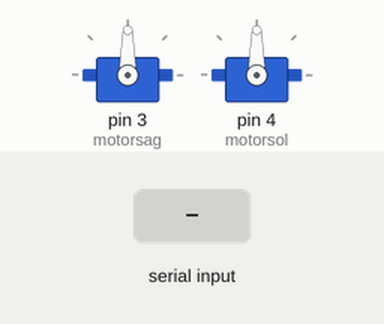
The sketch below on a simulated Arduino Uno, built with avr-gcc and run on an emulated ATmega328P. On the bench: 2 × servo. Inputs (shaded band) come from the test bench.

Above: at 1.2 s.
1.3 s: "1" received over Serial
At 2.2 s:
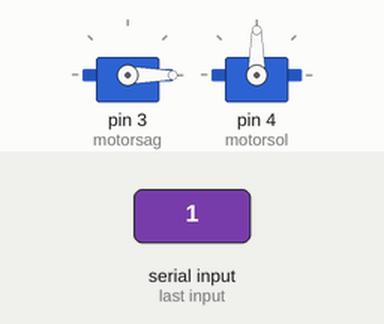
2.8 s: "3" received over Serial
At 3.4 s:
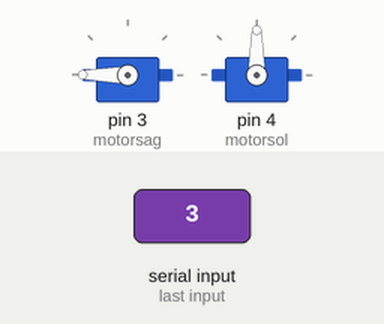
4.3 s: "5" received over Serial
At 5.5 s:
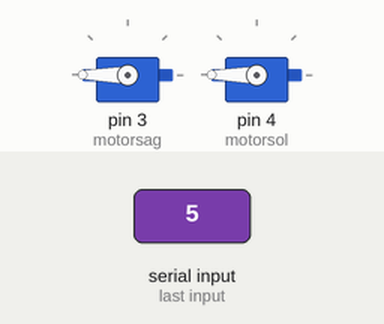
5.8 s: "2" received over Serial
At 6.8 s:
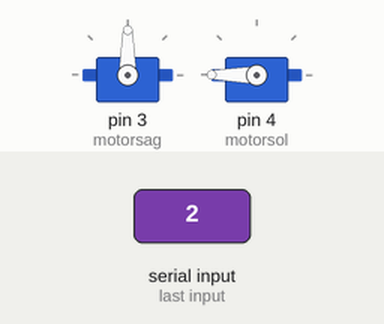
7.3 s: "4" received over Serial
At 8.0 s:
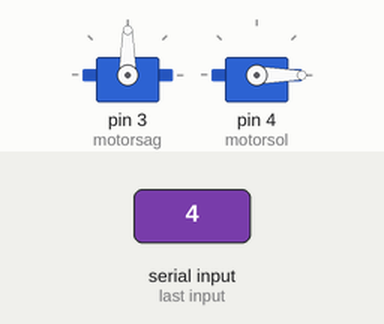
8.8 s: "6" received over Serial
At 9.1 s:
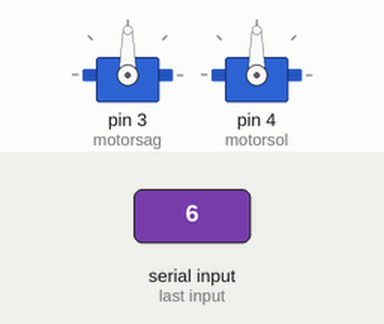
Timing chart, 0 to 11.3 s (numbered marks = the images above; inputs shaded):
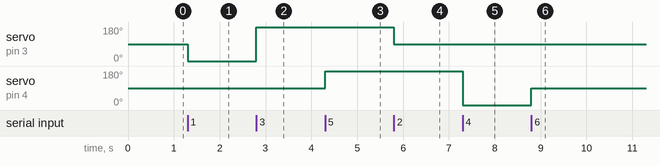

The sketch:

Servo_Kol_Takibi.ino
```cpp
#include<Servo.h>
Servo motorsag;
Servo motorsol;
int aci=0;
int aci1=90;
int aci2=180;
int nevsag;
int nevsol;
int pozsag=90;
int pozsol=90;
void setup() {
 motorsag.attach(3);

 motorsol.attach(4);
 Serial.begin(9600);
}
char O;
void loop() {

 if (Serial.available())
 {
  O = Serial.read();

  if (O=='1')
  {
  nevsag=aci;
  pozsag=nevsag;
  motorsag.write(nevsag);

  }
  if (O=='2')
  {
  nevsag=aci1;
  pozsag=nevsag;
  motorsag.write(nevsag);
  }
  if (O=='3')
  {
  nevsag=aci2;
  pozsag=nevsag;
  motorsag.write(nevsag);
  }
  if (O=='6')
  {
  nevsol=aci1;
  pozsol=nevsol;
  motorsol.write(nevsol);
  }
  if (O=='5')
  {
  nevsol=aci2;
  pozsol=nevsol;
  motorsol.write(nevsol);
  }
  if (O=='4')
  {
  nevsol=aci;
  pozsol=nevsol;
  motorsol.write(nevsol);
  }

 }

}
```

Measured:
- after the input at 1.3 s, servo on pin 3 (motorsag): 90° → 0° at once
- after the input at 2.8 s, servo on pin 3 (motorsag): 0° → 180° at once
- after the input at 4.3 s, servo on pin 4 (motorsol): 90° → 180° at once
- after the input at 5.8 s, servo on pin 3 (motorsag): 180° → 90° at once
- after the input at 7.3 s, servo on pin 4 (motorsol): 180° → 0° at once
- after the input at 8.8 s, servo on pin 4 (motorsol): 0° → 90° at once
